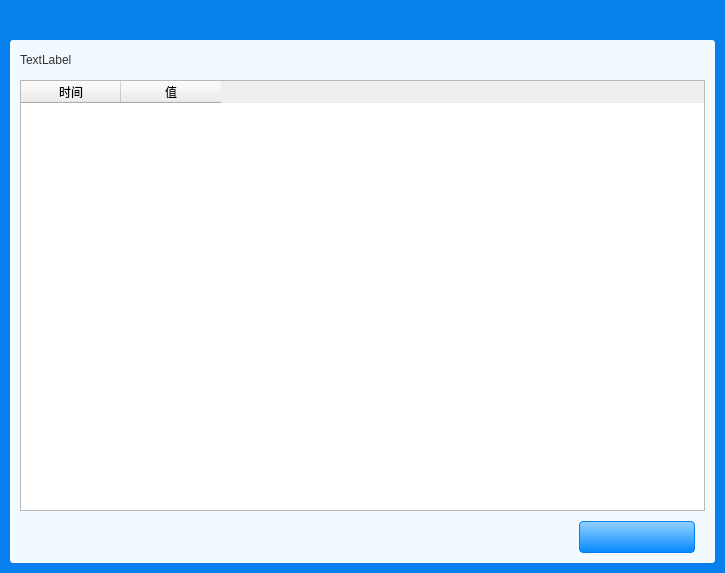
<?xml version="1.0" encoding="UTF-8"?>
<ui version="4.0">
 <class>DatatableDialog</class>
 <widget class="QDialog" name="DatatableDialog">
  <property name="geometry">
   <rect>
    <x>0</x>
    <y>0</y>
    <width>725</width>
    <height>573</height>
   </rect>
  </property>
  <property name="windowTitle">
   <string>Dialog</string>
  </property>
  <layout class="QVBoxLayout" name="verticalLayout_2">
   <property name="spacing">
    <number>0</number>
   </property>
   <property name="margin">
    <number>0</number>
   </property>
   <item>
    <widget class="CommonTitleBar" name="top_widget" native="true">
     <property name="minimumSize">
      <size>
       <width>0</width>
       <height>40</height>
      </size>
     </property>
     <property name="maximumSize">
      <size>
       <width>16777215</width>
       <height>40</height>
      </size>
     </property>
     <property name="styleSheet">
      <string notr="true">QWidget#top_widget{
background-color:rgb(7,128,237);
}</string>
     </property>
     <layout class="QGridLayout" name="gridLayout_2">
      <property name="leftMargin">
       <number>10</number>
      </property>
      <property name="topMargin">
       <number>0</number>
      </property>
      <property name="rightMargin">
       <number>10</number>
      </property>
      <property name="bottomMargin">
       <number>0</number>
      </property>
      <property name="horizontalSpacing">
       <number>10</number>
      </property>
      <property name="verticalSpacing">
       <number>0</number>
      </property>
     </layout>
    </widget>
   </item>
   <item>
    <widget class="QWidget" name="bottom_widget" native="true">
     <property name="styleSheet">
      <string notr="true">QWidget#bottom_widget{background-color:rgb(7,128,237);}</string>
     </property>
     <layout class="QVBoxLayout" name="verticalLayout_3">
      <property name="spacing">
       <number>0</number>
      </property>
      <property name="leftMargin">
       <number>10</number>
      </property>
      <property name="topMargin">
       <number>0</number>
      </property>
      <property name="rightMargin">
       <number>10</number>
      </property>
      <property name="bottomMargin">
       <number>10</number>
      </property>
      <item>
       <widget class="QWidget" name="back_widget" native="true">
        <property name="styleSheet">
         <string notr="true">QWidget#back_widget{background-color:rgb(242,250,255);border-radius:3px;}</string>
        </property>
        <layout class="QVBoxLayout" name="verticalLayout_4">
         <property name="spacing">
          <number>10</number>
         </property>
         <property name="margin">
          <number>10</number>
         </property>
         <item>
          <layout class="QVBoxLayout" name="verticalLayout">
           <item>
            <layout class="QHBoxLayout" name="horizontalLayout">
             <item>
              <widget class="QLabel" name="label">
               <property name="styleSheet">
                <string notr="true">QLabel{font:14px &quot;微软雅黑&quot;; color:rgb(51,51,51);}</string>
               </property>
               <property name="text">
                <string>TextLabel</string>
               </property>
              </widget>
             </item>
             <item>
              <spacer name="horizontalSpacer">
               <property name="orientation">
                <enum>Qt::Horizontal</enum>
               </property>
               <property name="sizeHint" stdset="0">
                <size>
                 <width>40</width>
                 <height>20</height>
                </size>
               </property>
              </spacer>
             </item>
            </layout>
           </item>
           <item>
            <widget class="QTableWidget" name="tableWidget">
             <attribute name="horizontalHeaderMinimumSectionSize">
              <number>26</number>
             </attribute>
             <attribute name="verticalHeaderMinimumSectionSize">
              <number>25</number>
             </attribute>
             <column>
              <property name="text">
               <string>时间</string>
              </property>
             </column>
             <column>
              <property name="text">
               <string>值</string>
              </property>
             </column>
            </widget>
           </item>
          </layout>
         </item>
         <item>
          <layout class="QHBoxLayout" name="horizontalLayout_2">
           <property name="spacing">
            <number>20</number>
           </property>
           <property name="rightMargin">
            <number>10</number>
           </property>
           <item>
            <spacer name="horizontalSpacer_2">
             <property name="orientation">
              <enum>Qt::Horizontal</enum>
             </property>
             <property name="sizeHint" stdset="0">
              <size>
               <width>40</width>
               <height>20</height>
              </size>
             </property>
            </spacer>
           </item>
           <item>
            <widget class="QPushButton" name="pushButtondata">
             <property name="styleSheet">
              <string notr="true">QPushButton#pushButtondata{
	background-color:qlineargradient(spread:pad, x1:0, y1:0, x2:0, y2:1, stop:0 rgb(148,210,255), stop:1 rgb(4,136,255));
	border:1px solid rgb(7,128,237);
	border-radius:4px;
	font:14px &quot;微软雅黑&quot;;
	color:white;
	min-height:30px;
	max-height:30px;
	min-width:114px;
	max-width:114px;
}</string>
             </property>
             <property name="text">
              <string/>
             </property>
            </widget>
           </item>
          </layout>
         </item>
        </layout>
       </widget>
      </item>
     </layout>
    </widget>
   </item>
  </layout>
 </widget>
 <customwidgets>
  <customwidget>
   <class>CommonTitleBar</class>
   <extends>QWidget</extends>
   <header location="global">guibaselib/commontitlebar.h</header>
   <container>1</container>
  </customwidget>
 </customwidgets>
 <resources/>
 <connections/>
</ui>
